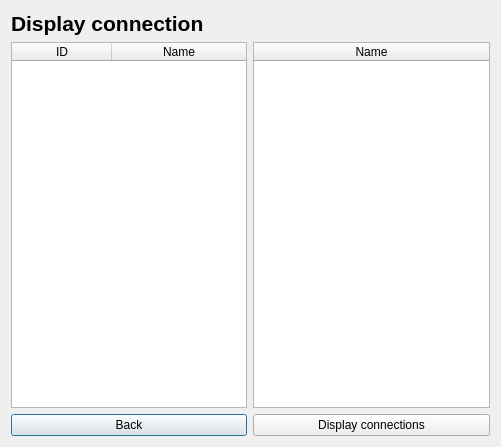
<?xml version="1.0" encoding="UTF-8"?>
<ui version="4.0">
 <class>DisplaySciConnection</class>
 <widget class="QDialog" name="DisplaySciConnection">
  <property name="geometry">
   <rect>
    <x>0</x>
    <y>0</y>
    <width>501</width>
    <height>447</height>
   </rect>
  </property>
  <property name="windowTitle">
   <string>Dialog</string>
  </property>
  <layout class="QGridLayout" name="gridLayout">
   <item row="0" column="0">
    <widget class="QLabel" name="label">
     <property name="font">
      <font>
       <pointsize>16</pointsize>
       <weight>75</weight>
       <bold>true</bold>
      </font>
     </property>
     <property name="text">
      <string>Display connection</string>
     </property>
    </widget>
   </item>
   <item row="2" column="0">
    <widget class="QPushButton" name="backButton">
     <property name="text">
      <string>Back</string>
     </property>
    </widget>
   </item>
   <item row="1" column="0">
    <widget class="QTableWidget" name="comp_table">
     <property name="editTriggers">
      <set>QAbstractItemView::NoEditTriggers</set>
     </property>
     <property name="alternatingRowColors">
      <bool>true</bool>
     </property>
     <property name="selectionBehavior">
      <enum>QAbstractItemView::SelectRows</enum>
     </property>
     <property name="showGrid">
      <bool>false</bool>
     </property>
     <property name="sortingEnabled">
      <bool>true</bool>
     </property>
     <attribute name="horizontalHeaderStretchLastSection">
      <bool>true</bool>
     </attribute>
     <attribute name="verticalHeaderVisible">
      <bool>false</bool>
     </attribute>
     <column>
      <property name="text">
       <string>ID</string>
      </property>
     </column>
     <column>
      <property name="text">
       <string>Name</string>
      </property>
     </column>
    </widget>
   </item>
   <item row="1" column="1">
    <widget class="QTableWidget" name="sci_table">
     <property name="editTriggers">
      <set>QAbstractItemView::NoEditTriggers</set>
     </property>
     <property name="alternatingRowColors">
      <bool>true</bool>
     </property>
     <property name="showGrid">
      <bool>false</bool>
     </property>
     <property name="sortingEnabled">
      <bool>true</bool>
     </property>
     <attribute name="horizontalHeaderStretchLastSection">
      <bool>true</bool>
     </attribute>
     <attribute name="verticalHeaderVisible">
      <bool>false</bool>
     </attribute>
     <column>
      <property name="text">
       <string>Name</string>
      </property>
      <property name="textAlignment">
       <set>AlignHCenter|AlignVCenter|AlignCenter</set>
      </property>
     </column>
    </widget>
   </item>
   <item row="2" column="1">
    <widget class="QPushButton" name="pushButton">
     <property name="text">
      <string>Display connections</string>
     </property>
    </widget>
   </item>
  </layout>
 </widget>
 <resources/>
 <connections/>
</ui>
